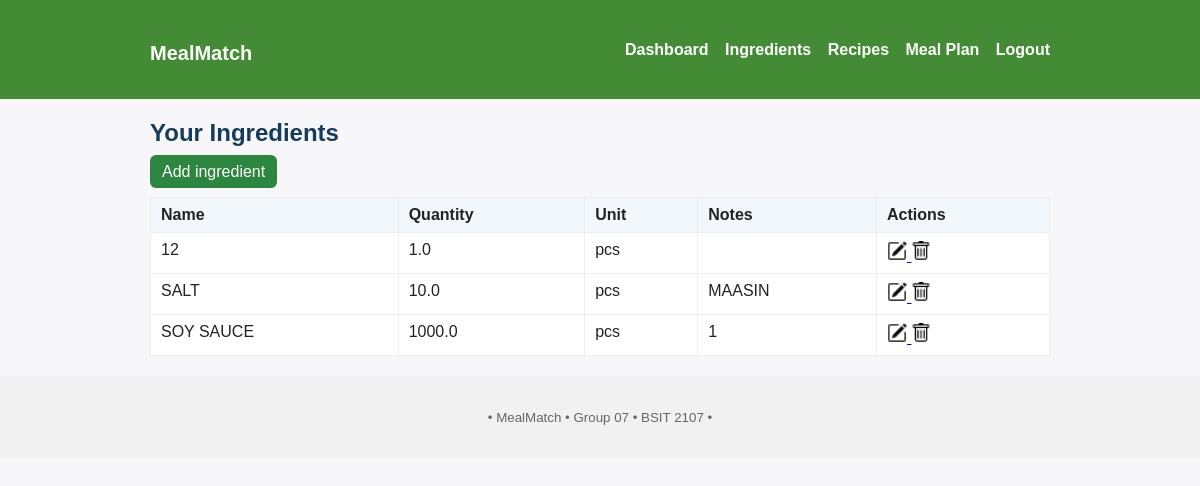
/ingredients (signed in), run on an earlier commit of the app's database.
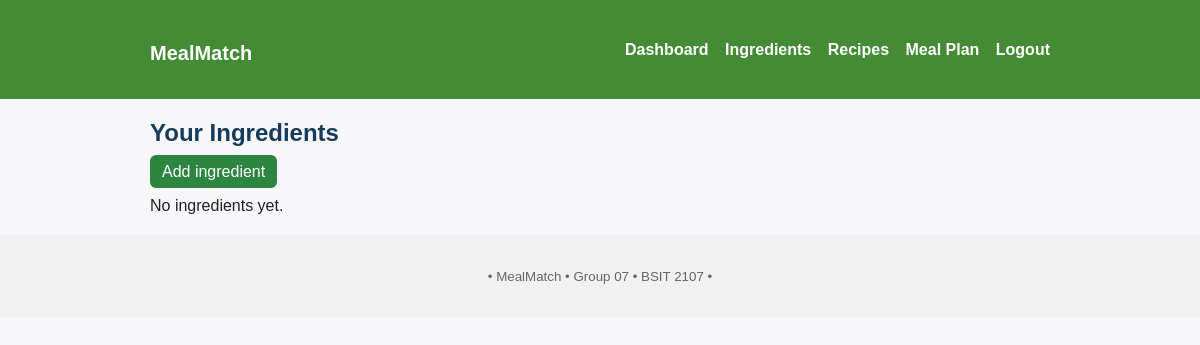
And on a later commit of the database.
### tables this page shows
CREATE TABLE ingredients (
    id INTEGER PRIMARY KEY AUTOINCREMENT,
    user_id INTEGER NOT NULL,
    name TEXT NOT NULL,
    quantity REAL DEFAULT 0,
    unit TEXT DEFAULT 'pcs',
    notes TEXT,
    FOREIGN KEY(user_id) REFERENCES users(id) ON DELETE CASCADE
);

### app.py (the view)
@app.route("/ingredients")
@login_required
def ingredients():
    user = UserService.get_current_user()
    rows = IngredientService.list_user_ingredients(user["id"])
    return render_template("ingredients.html", ingredients=rows, user=user)

### app.py (called while the page is built)
def login_required(fn):
    from functools import wraps
    @wraps(fn)
    def wrapper(*args, **kwargs):
        if not UserService.get_current_user():
            flash("Please log in to continue.", "warning")
            return redirect(url_for("login"))
        return fn(*args, **kwargs)
    return wrapper

    def connect(self):
        if self._conn is None:
            need_init = not os.path.exists(self.path)
            self._conn = sqlite3.connect(self.path, detect_types=sqlite3.PARSE_DECLTYPES|sqlite3.PARSE_COLNAMES)
            self._conn.row_factory = sqlite3.Row
            if need_init:
                self._init_db()
        return self._conn

    def close(self):
        if self._conn:
            self._conn.close()
            self._conn = None

    def query(self, sql: str, args=(), one=False):
        try:
            cur = self.connect().execute(sql, args)
            rv = cur.fetchall()
            cur.close()
            return (rv[0] if rv else None) if one else rv
        except Exception as e:
            raise DBError(e)

### templates/ingredients.html (shortened to what this page needs)
{% extends "base.html" %}
{% block content %}
  <h2>Your Ingredients</h2>
  <p><a href="{{ url_for('add_ingredient') }}" class="btn">Add ingredient</a></p>
  {% if ingredients %}
    <table class="list">
      <thead><tr><th>Name</th><th>Quantity</th><th>Unit</th><th>Notes</th><th>Actions</th></tr></thead>
      <tbody>
      {% for ing in ingredients %}
        <tr>
          <td>{{ ing['name'] }}</td>
          <td>{{ ing['quantity'] }}</td>
          <td>{{ ing['unit'] }}</td>
          <td>{{ ing['notes'] }}</td>
          <td>
          <a href="{{ url_for('edit_ingredient', id=ing['id']) }}">
            <img src="{{ url_for('static', filename='image/pencil-square.png') }}"
              style="width:20px; height:20px;">
          </a>
          <form method="post" action="{{ url_for('delete_ingredient', id=ing['id']) }}" style="display:inline;">
              <button type="submit" style="background:none; border:none; padding:0; cursor:pointer;">
                  <img src="{{ url_for('static', filename='image/trash.png') }}"
                      style="width:20px; height:20px;">
              </button>
          </form>
          </td>
        </tr>
      {% endfor %}
      </tbody>
    </table>
  {% else %}
    <p>No ingredients yet.</p>
  {% endif %}
{% endblock %}

What changed in the data, as far as the page shows it:
removed ingredients: name "12", quantity "1.0", unit "pcs"
removed ingredients: name "SALT", quantity "10.0", unit "pcs", notes "MAASIN"
removed ingredients: name "SOY SAUCE", quantity "1000.0", unit "pcs", notes "1"
Also different on the page:
text no longer shown: "Name Quantity Unit Notes Actions"
text now shown: "No ingredients yet."
